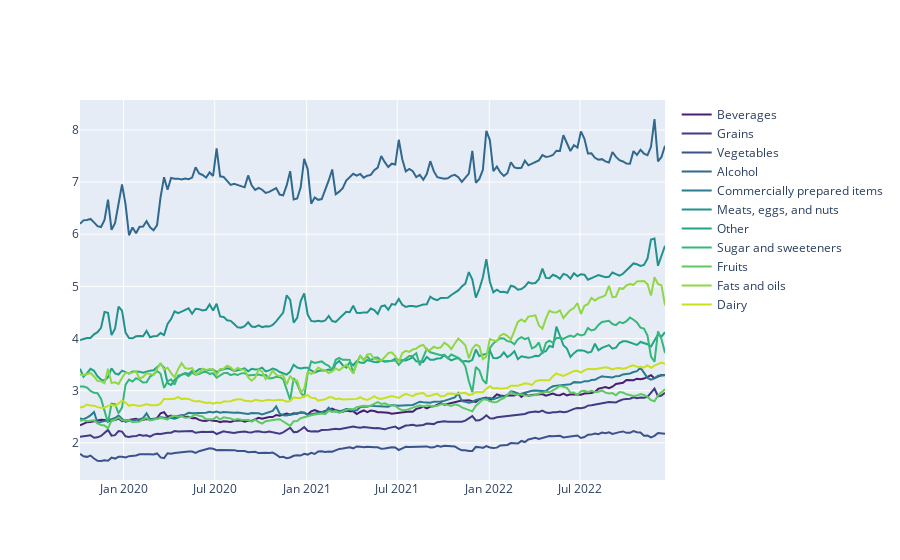

Here is the notebook cell this chart was saved with:
### Code cell
#extract color palette, the palette can be changed
pal = list(sns.color_palette(palette='viridis', n_colors=len(state)).as_hex())

fig = go.Figure()
for d,p in zip(district, pal):
    fig.add_trace(go.Line(x = df[df['Category']==d]['Date'],
                             y = df[df['Category']==d]['Price_per_Unit'],
                             name = d,
                             line_color = p, 
                             fill=None))   #tozeroy 

fig.show()

### Figure 1 — Plotly figure (JSON) as saved in the notebook; plotly's stock layout.template omitted (floating-point values rounded to 4 significant figures; data arrays with more than 128 entries replaced by an {"elided": "..."} marker saying what was removed)
{"data": [{"line": {"color": "#481f70"}, "name": "Beverages", "type": "scatter", "x": {"elided": "168 str values"}, "y": {"elided": "168 float values"}}, {"line": {"color": "#443983"}, "name": "Grains", "type": "scatter", "x": {"elided": "168 str values"}, "y": {"elided": "168 float values"}}, {"line": {"color": "#3b528b"}, "name": "Vegetables", "type": "scatter", "x": {"elided": "168 str values"}, "y": {"elided": "168 float values"}}, {"line": {"color": "#31688e"}, "name": "Alcohol", "type": "scatter", "x": {"elided": "168 str values"}, "y": {"elided": "168 float values"}}, {"line": {"color": "#287c8e"}, "name": "Commercially prepared items", "type": "scatter", "x": {"elided": "168 str values"}, "y": {"elided": "168 float values"}}, {"line": {"color": "#21918c"}, "name": "Meats, eggs, and nuts", "type": "scatter", "x": {"elided": "168 str values"}, "y": {"elided": "168 float values"}}, {"line": {"color": "#20a486"}, "name": "Other", "type": "scatter", "x": {"elided": "168 str values"}, "y": {"elided": "168 float values"}}, {"line": {"color": "#35b779"}, "name": "Sugar and sweeteners", "type": "scatter", "x": {"elided": "168 str values"}, "y": {"elided": "168 float values"}}, {"line": {"color": "#5ec962"}, "name": "Fruits", "type": "scatter", "x": {"elided": "168 str values"}, "y": {"elided": "168 float values"}}, {"line": {"color": "#90d743"}, "name": "Fats and oils", "type": "scatter", "x": {"elided": "168 str values"}, "y": {"elided": "168 float values"}}, {"line": {"color": "#c8e020"}, "name": "Dairy", "type": "scatter", "x": {"elided": "168 str values"}, "y": {"elided": "168 float values"}}], "layout": {}}
